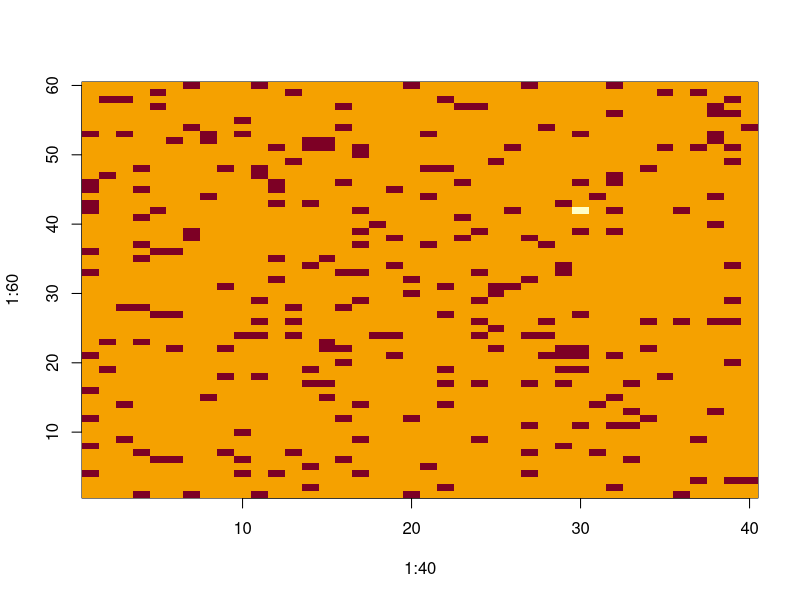
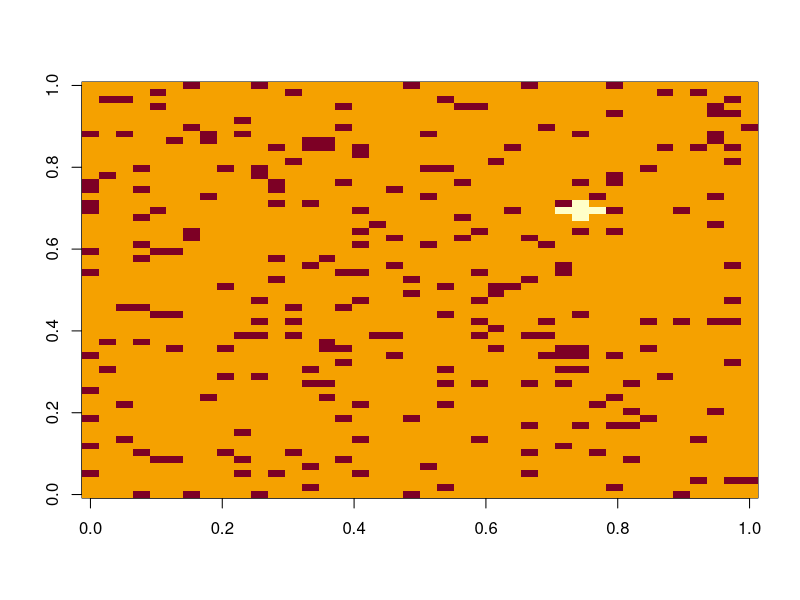
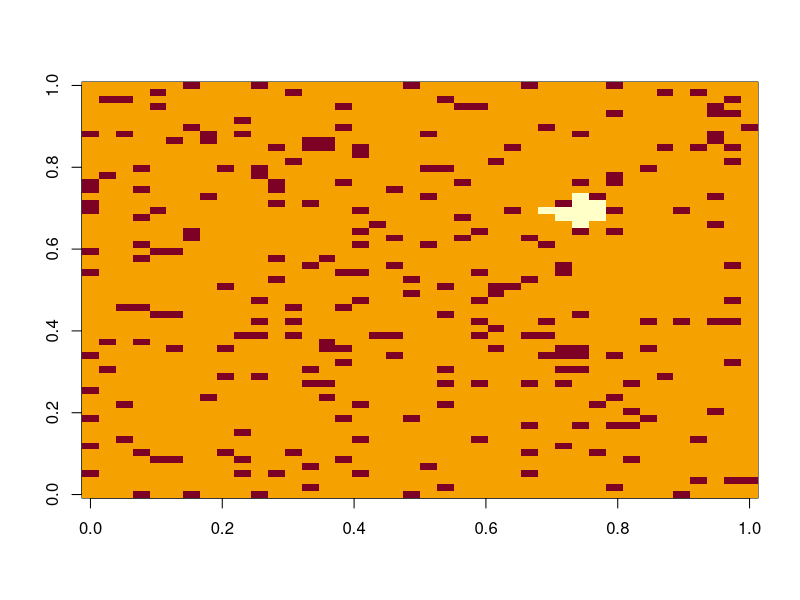
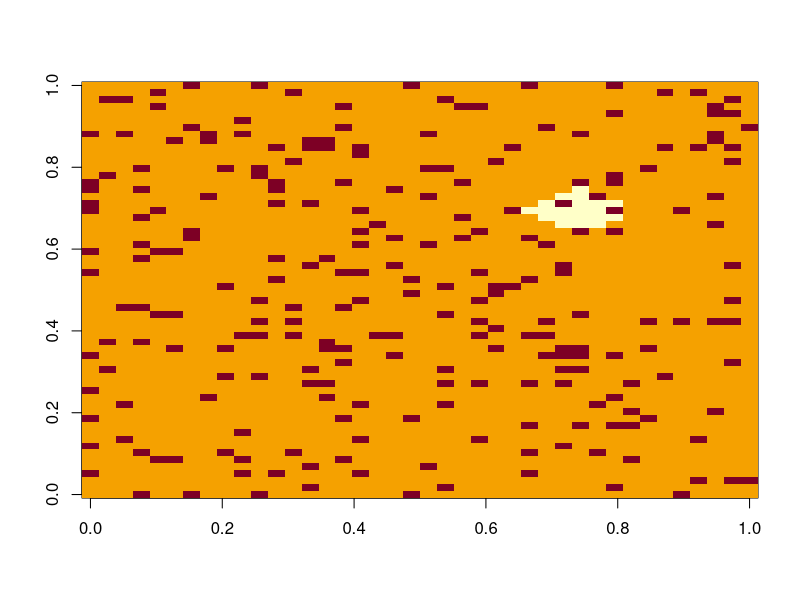
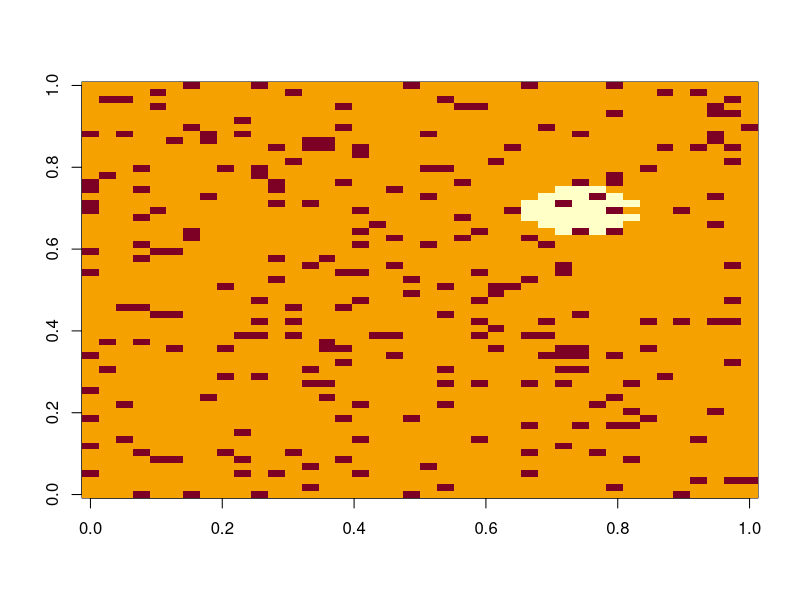
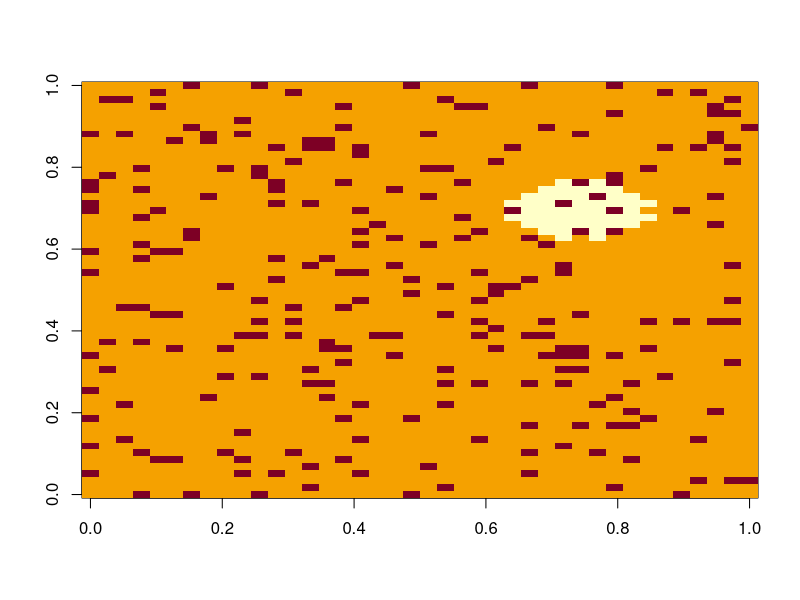
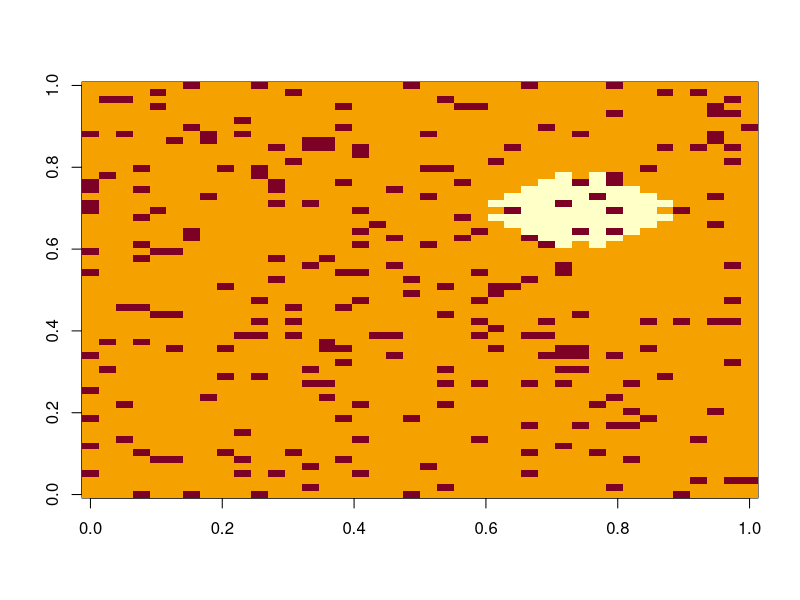
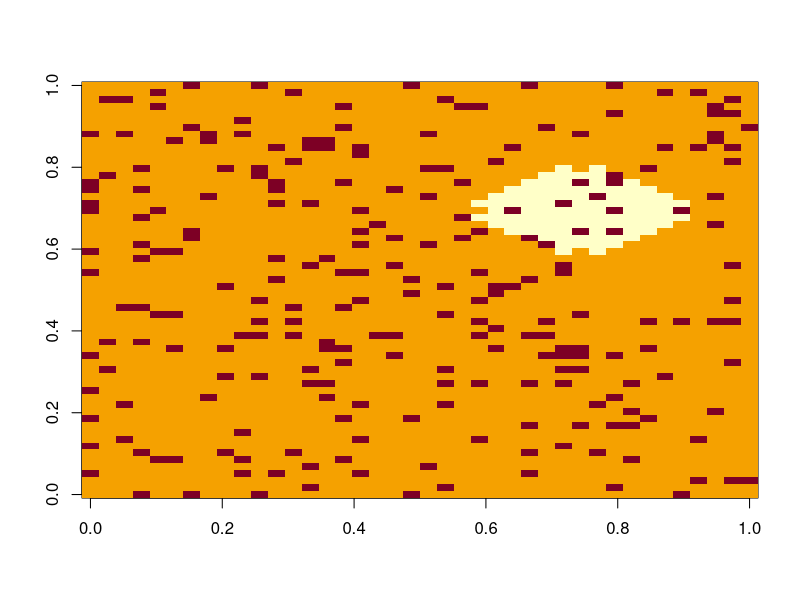

These figures' R source, in order:
##Function to set up the grid
#paramters are size of population and fraction of vaccinated individuals
createGrid = function(dimensions, fraction){
  pop = (dimensions[1]*dimensions[2])
  num2s = pop*fraction #size of population times fraction of vaccinated individuals
  num1s = pop - num2s #rest of population is unvaccinated
  popvec = c() #initialize vector to store number of individuals in the population
  for(i in 1:num2s){
    popvec = c(popvec, 2)
  }
  for(i in 1:num1s){
    popvec = c(popvec, 1)
  }
  
  popvec1 = sample(popvec, size = pop)
  
  arr = array(data=popvec1, dim=dimensions) #creates array from population vector with individuals randomly distributed
  return(arr)
}

#test code
print(createGrid(c(6,4), 0.75)) #create a 6x4 grid with 18 2s and six 1s randomly distributed


##Function to check whether two arrays are identical
areIdentical = function(arr1, arr2){
  flag = TRUE
  x = dim(arr1)
  y = dim(arr2)
  for(i in 1:length(x)){ #case to check if arrays are same size
    if(x[i] != y[i]){
      flag = FALSE
      break
    }
  }
  
  for(i in 1:length(arr1)){ #checks values in both arrays
    if(arr1[i] != arr2[i]){
      flag = FALSE
      break
    }
  }
  
  return(flag)
}

#Test code
testGrid1 = array(data = c(numeric(23), 1), dim = c(6, 4))
testGrid2 = testGrid1
print(areIdentical(testGrid1, testGrid2)) #TRUE
testGrid2 = array(data = c(numeric(10), 1, numeric(13)), dim = c(6, 4))
print(areIdentical(testGrid1, testGrid2)) #FALSE
testGrid3 = array(data=1:6, dim = c(3,2))
testGrid4 = array(data=1:6, dim = c(2,3))
print(areIdentical(testGrid3, testGrid4)) #FALSE
testGrid5 = array(data=c(3,2,4,4,5,6), dim = c(2,3))
print(areIdentical(testGrid5, testGrid4)) #FALSE



##function to find the coordinates of all neighbors of a given spot in an array
findNeighbors = function(inputarr, position){
  dimensions = dim(inputarr)
  rownum = position[1]
  colnum = position[2]
  vec1 = c() #vector to store row positions of all neighbors
  vec2 = c() #vector to store column positions of all neighbors
  if(colnum != 1){ #if statements to check that the position of individual is not at the edge of the grid
    vec1 = c(vec1, rownum)
    vec2 = c(vec2, colnum - 1)
  }
  if(colnum != dimensions[2]){
    vec1 = c(vec1, rownum)
    vec2 = c(vec2, colnum + 1)
  }
  if(rownum != 1){
    vec1 = c(vec1, rownum - 1)
    vec2 = c(vec2, colnum)
  }
  if(rownum != dimensions[1]){
    vec1 = c(vec1, rownum + 1)
    vec2 = c(vec2, colnum)
  }
  
  vec3 = c(vec1, vec2) #concatenate row and col vectors together
  outputarr = array(data=vec3, dim=c((length(vec3)/2),2)) #return data as array
  return(outputarr)
}

#test code
print(findNeighbors(testGrid1, c(2, 2)))
#should return:
#1 2
#2 3
#3 2
#2 1
print(findNeighbors(testGrid1, c(6, 3)))
#should return:
#6 2
#5 3
#6 4

###function to generate a random individual to be patient 0
generateRandomInfected = function(population){ 
  dim = dim(population)
  randRow = sample(1:dim[1], size = 1)
  randCol = sample(1:dim[2], size = 1)
  for(i in 1:1000){
    if(population[randRow, randCol] == 1){
      population[randRow, randCol] = 0
      break
    }
    else{
      randRow = sample(1:dim[1], size = 1)
      randCol = sample(1:dim[2], size = 1)
    }
  }
  
  return(population)
}


#if an unvaccinated individual is adjacent to an infected individual, the unvaccinated individual also gets infected
getsInfected <- function(popgrid, position){
  neighbors = findNeighbors(popgrid, position)
  flag = FALSE
  vec = c()
  for(i in 1:(length(neighbors)/2)){
    vec = c(vec, neighbors[i,])  
  }

  for(j in 1:length(vec)){
    if(j%%2 != 0){
      if(popgrid[vec[j], vec[j+1]] == 0 && popgrid[position[1], position[2]] != 2){
        return(TRUE)
      }
    }
  }
  return(flag)
  
}

# Test code
testGrid3 <- array(data = c(numeric(23) + 1, 0), dim = c(6, 4))
print(getsInfected(testGrid3, c(5, 4))) # Should print TRUE
print(getsInfected(testGrid3, c(1, 1))) # Should print FALSE


#calculate the fraction of infected individuals at the end of the simulation
fracInf = function(population){
  dimensions = dim(population)
  totalPop = dimensions[1]*dimensions[2]
  infected = 0
  for(i in 1:length(population)){
    if(population[i] == 0){
      infected = infected + 1
    }
  }
  return(infected/totalPop)
}


testGrid4 = array(data = (c(numeric(9), numeric(15) + 1)), dim = c(6, 4))
#test code 
#calculate the fraction of infected individuals (0s) in testGrid4 and store that fraction in fractionInfected.
fractionInfected = fracInf(testGrid4)

print(fractionInfected) # Should print 0.375



#run simulation with created functions
initialPop = createGrid(c(40,60), 0.1) #create population
initialPop = generateRandomInfected(initialPop) #assign one individual to be patient 0

infection = function(population){ 
  newPop = population
  u = dim(population)
  infCount = 0
  for(i in 1:u[1]){
    for(j in 1:u[2]){
      if(getsInfected(population, c(i, j)) == TRUE){
        newPop[i, j] = 0
      }
    }
  }
  return(newPop) #returns a population with new infections
}

#simulates the infection spread throughout the entire population
runInfection = function(population){
  dim = dim(initialPop)
  totalPop = dim[1]*dim[2]
  image(1:40, 1:60, initialPop)
  newPopulation = infection(initialPop)
  while(areIdentical(newPopulation, initialPop) == FALSE){
    image(newPopulation)
    Sys.sleep(0.1)
    initialPop = newPopulation
    newPopulation = infection(initialPop)
  }
  
  return(fracInf(newPopulation))
}

fractionInfected = runInfection(initialPop)



#test code
print(fractionInfected) #should be about 0.9





####Varying the vaccination rate from 2% to 98% in 2% increments
###Each time, store the final infected fraction and plot the infected fraction vs. vaccination rate.


runInfectionNoPlot = function(population){ ### runs the infection without plotting, to decrease run time
  dim = dim(population)
  totalPop = dim[1]*dim[2]
  newPopulation = infection(initialPop)
  while(areIdentical(newPopulation, initialPop) == FALSE){
    initialPop = newPopulation
    newPopulation = infection(initialPop)
  }
  
  return(fracInf(newPopulation))
}


vaccinationRate = seq(from = .02, to = .98, by = .02)
finalInfectFrac = c()

for(i in vaccinationRate){
  initialPop = createGrid(c(40,60), i)
  initialPop = generateRandomInfected(initialPop)
  finalInfectFrac = c(finalInfectFrac, runInfectionNoPlot(initialPop))
}

plot(finalInfectFrac, vaccinationRate, ylim=c(0,1), xlim=c(0,1), ylab='vaccination rate', xlab='final fraction of infected individuals', main = 'rate of infection vs vaccination')
















